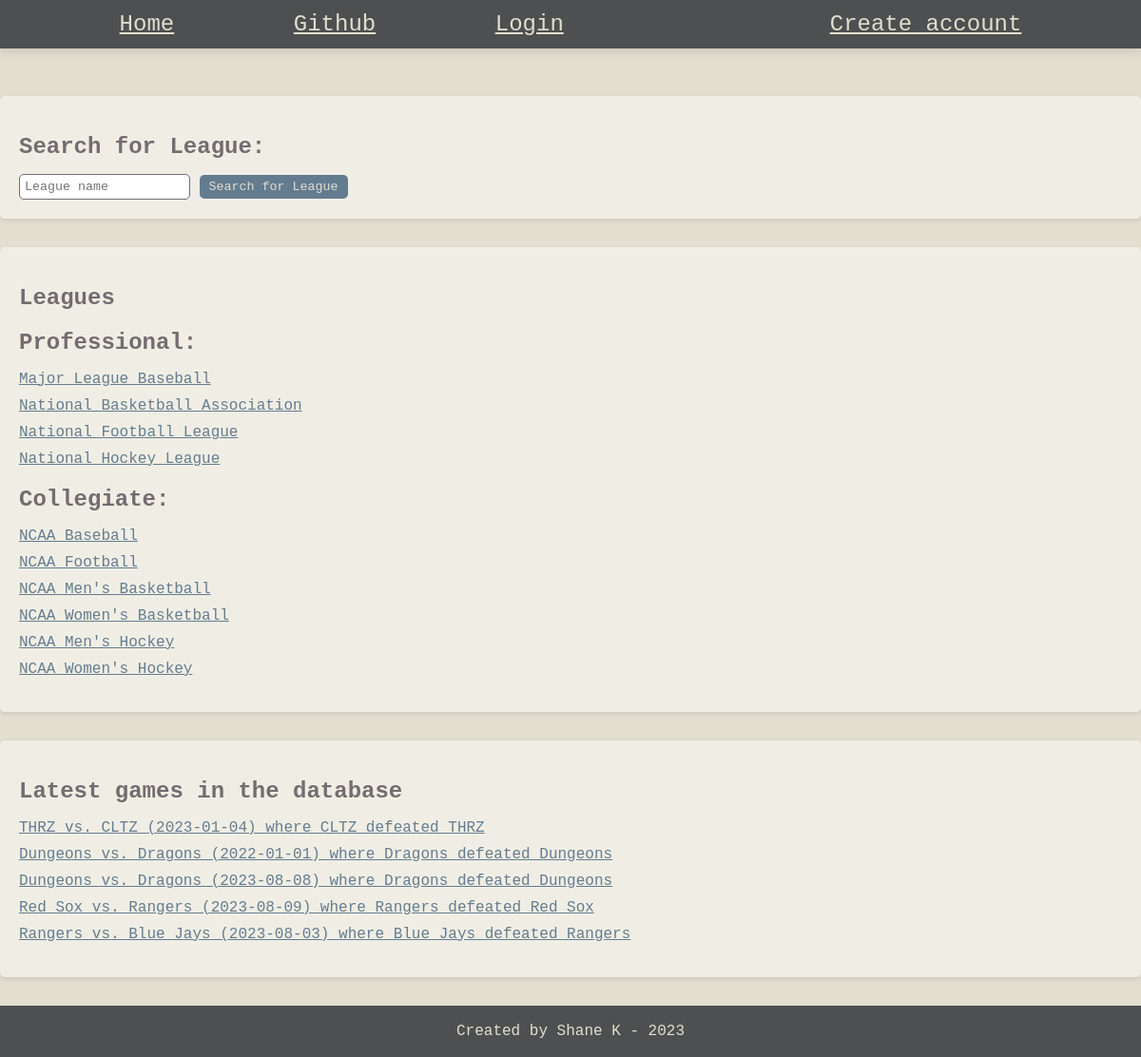
The page /rpiapp/ on the database as committed earlier.
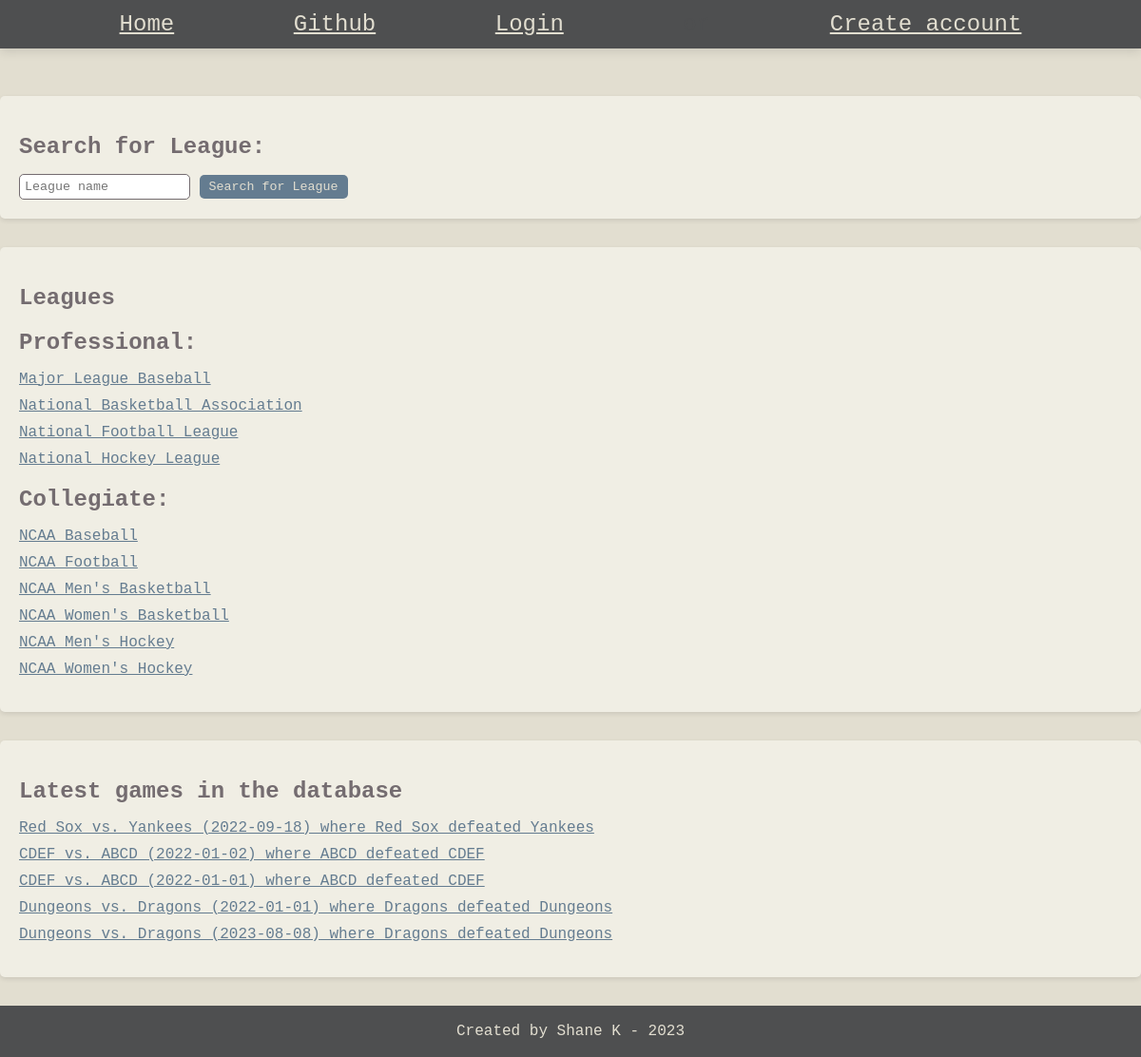
The same page on the database as committed later.
### rpiapp/models.py (models this page shows)
class League(models.Model):
    created_by = models.ForeignKey(User, on_delete=models.SET_NULL, related_name="user_leagues", null=True)
    name = models.CharField(max_length=100, unique=True)
    def __str__(self):
        return self.name

class Game(models.Model):
    created_by = models.ForeignKey(User, on_delete=models.SET_NULL, related_name="user_games", null=True)
    date      = models.DateField('Date of game')
    home_team = models.ForeignKey(Team, on_delete=models.CASCADE, related_name="home_games", null=True)
    away_team = models.ForeignKey(Team, on_delete=models.CASCADE, related_name="away_games", null=True)
    winner    = models.ForeignKey(Team, on_delete=models.CASCADE, related_name="won_games", null=True)
    loser     = models.ForeignKey(Team, on_delete=models.CASCADE, related_name="lost_games", null=True)
    season    = models.ForeignKey(Season, on_delete=models.CASCADE, related_name="season_games", null=True)
    league    = models.ForeignKey(League, on_delete=models.CASCADE, related_name="league_games", null=True)
    def __str__(self):
        return (f"{self.home_team} vs. {self.away_team} ({self.date}) where {self.winner} defeated {self.loser}")

class Team(models.Model):
    created_by = models.ForeignKey(User, on_delete=models.SET_NULL, related_name="user_teams", null=True)
    league = models.ForeignKey(League, on_delete=models.CASCADE, related_name="teams", null=True)
    name = models.CharField(max_length=100)
    class Meta:
        unique_together = ('league','name')
    def __str__(self):
        return self.name

### rpiapp/views.py (the view)
# urls.py: path("", views.index, name="index"),
def index(request):
    latest_games = Game.objects.all().order_by("-id")[:5]
    MAJOR_LEAGUES = ["Major League Baseball",
                     "National Basketball Association",
                     "National Football League",
                     "National Hockey League",
                     ]
    MAJOR_LEAGUES_OBJS = []
    for league in MAJOR_LEAGUES:
        MAJOR_LEAGUES_OBJS.append(get_object_or_404(League, name=league))
    NCAA_LEAGUES = ["NCAA Baseball",
                    "NCAA Football",
                    "NCAA Men's Basketball",
                    "NCAA Women's Basketball",
                    "NCAA Men's Hockey",
                    "NCAA Women's Hockey"
                    ]
    NCAA_LEAGUES_OBJS = []
    for league in NCAA_LEAGUES:
        NCAA_LEAGUES_OBJS.append(get_object_or_404(League, name=league))
    if request.method == 'POST':
        add_league_form = AddLeagueForm(request.POST)
        if add_league_form.is_valid():
            league = add_league_form.save()
            league.created_by = request.user
            league.save()
            messages.success(request, f"League '{league}' created successfully")
            return HttpResponseRedirect(reverse("rpiapp:league_details", args=[league.id]))
    else:
        add_league_form = AddLeagueForm()
    context = {
        "latest_games" : latest_games,
        "major_leagues_objs" : MAJOR_LEAGUES_OBJS,
        "ncaa_leagues_objs" : NCAA_LEAGUES_OBJS,
        "add_league_form" : add_league_form
    }
    return render(request, "rpiapp/index.html", context)

### rpiapp/forms.py
class AddLeagueForm(forms.ModelForm):
    class Meta:
        model = League
        fields = ['name',]

### rpiapp/templates/rpiapp/index.html (shortened to what this page needs)
{% extends 'rpiapp/base.html' %}
{% block content %}
<body>
    <section>
        <h2> Search for League: </h2>
        <form action="{% url 'rpiapp:league_search' %}" method="post">
            <input type="search" placeholder="League name" name="search_term">
            <button type="submit">Search for League</button>
        </form>
    </section>
    <section>
        <h1> Leagues </h1>
        <h2> Professional: </h2>
        <ul>
            {% for league in major_leagues_objs %}
            <li><a href="{% url 'rpiapp:league_details' league.id %}" > {{league}} </a></li>
            {% endfor %}
        </ul>
        <h2> Collegiate: </h2>
        <ul>
            {% for league in ncaa_leagues_objs %}
            <li><a href="{% url 'rpiapp:league_details' league.id %}" > {{league}} </a></li>
            {% endfor %}
        </ul>
    </section>
    <section>
        <h1> Latest games in the database </h1>
        {% if latest_games %}
            <ul>
                {% for game in latest_games %}
                    <li><a href="{% url 'rpiapp:game_details' game.league.id game.season.id game.id %}" > {{game}}</a></li>
                {% endfor %}
            </ul>
        {% else %}
            <p> No recent games available... </p>
        {% endif %}
    </section>
</body>
{% endblock %}

Rows that differ between the two databases and show on the page:
removed Game: home_team+away_team+date "THRZ vs. CLTZ (2023-01-04) where CLTZ defeated THRZ"
no longer on this page (row unchanged): Game: home_team+away_team+date "Red Sox vs. Rangers (2023-08-09) where Rangers defeated Red Sox"
no longer on this page (row unchanged): Game: home_team+away_team+date "Rangers vs. Blue Jays (2023-08-03) where Blue Jays defeated Rangers"
added Game: home_team+away_team+date "Red Sox vs. Yankees (2022-09-18) where Red Sox defeated Yankees"
added Game: home_team+away_team+date "CDEF vs. ABCD (2022-01-02) where ABCD defeated CDEF"
added Game: home_team+away_team+date "CDEF vs. ABCD (2022-01-01) where ABCD defeated CDEF"
